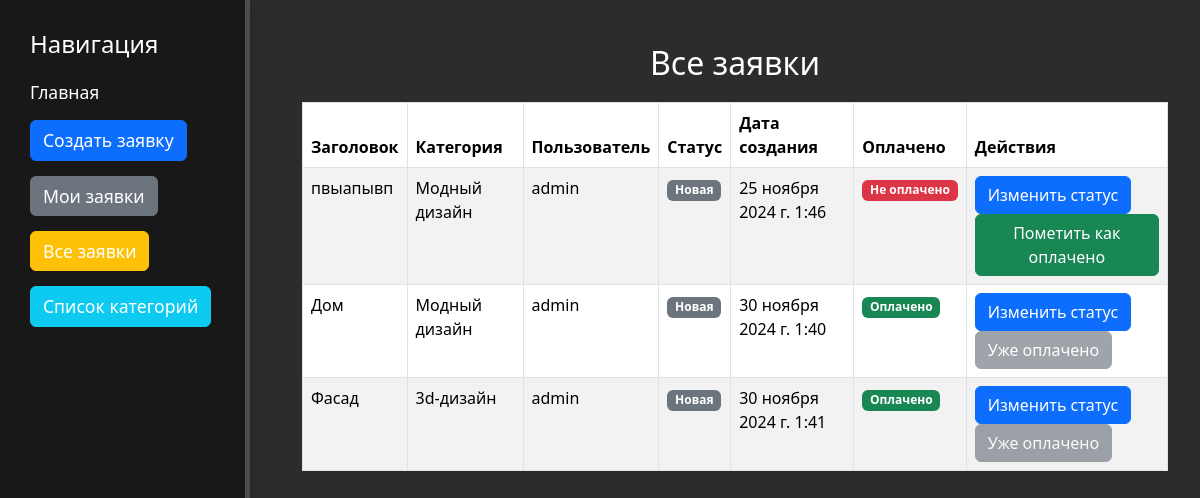
/admin-view-requests/ (signed in), run on the app's committed database.
### studio/models.py (models this page shows, shortened)
class Request(models.Model):
    STATUS_CHOICES = [
        ('new', 'Новая'),
        ('in_progress', 'Принято в работу'),
        ('completed', 'Выполнено'),
    ]
    title = models.CharField(max_length=255)
    description = models.TextField()
    category = models.ForeignKey('Category', on_delete=models.CASCADE)
    photo = models.ImageField(upload_to='request_photos/', null=True, blank=True)
    status = models.CharField(max_length=50, choices=STATUS_CHOICES, default='new')
    user = models.ForeignKey('auth.User', on_delete=models.CASCADE)
    paid = models.BooleanField(default=False)  # Поле, показывающее оплачена ли заявка
    created_at = models.DateTimeField(auto_now_add=True)

class Category(models.Model):
    name = models.CharField(max_length=100)
    description = models.TextField(blank=True, null=True)  # Это поле должно быть здесь!
    comment = models.TextField(blank=True, null=True)

### studio/views.py (the view)
# urls.py: path('admin-view-requests/', views.admin_view_requests, name='admin_view_requests'),  # Новое имя пути
@staff_member_required  # Убедимся, что доступ имеют только администраторы
def admin_view_requests(request):
    requests = Request.objects.all()
    return render(request, 'studio/admin_view_requests.html', {'requests': requests})

### Desing_pro/studio/templates/studio/admin_view_requests.html (shortened to what this page needs)
{% extends 'studio/base.html' %}
{% block content %}
  <div class="container mt-4">
    <h1>Все заявки</h1>
    {% if requests %}
      <table class="table table-striped table-bordered">
        <thead class="thead-dark">
          <tr>
            <th>Заголовок</th>
            <th>Категория</th>
            <th>Пользователь</th>
            <th>Статус</th>
            <th>Дата создания</th>
            <th>Оплачено</th>
            <th>Действия</th>
          </tr>
        </thead>
        <tbody>
          {% for request in requests %}
            <tr>
              <td>{{ request.title }}</td>
              <td>{{ request.category.name }}</td>
              <td>{{ request.user.username }}</td>
              <td>
                {% if request.status == 'new' %}
                  <span class="badge bg-secondary">Новая</span>
                {% elif request.status == 'in_progress' %}
                  <span class="badge bg-warning text-dark">Принято в работу</span>
                {% elif request.status == 'completed' %}
                  <span class="badge bg-success">Выполнено</span>
                {% endif %}
              </td>
              <td>{{ request.created_at }}</td>
              <td>
                {% if request.paid %}
                  <span class="badge bg-success">Оплачено</span>
                {% else %}
                  <span class="badge bg-danger">Не оплачено</span>
                {% endif %}
              </td>
              <td>
                {% if request.status != 'completed' %}
                  <a href="{% url 'studio:request_detail' pk=request.pk %}" class="btn btn-primary">Изменить статус</a>
                {% else %}
                  <button class="btn btn-success" disabled>Завершено</button>
                {% endif %}
                {% if not request.paid %}
                  <form method="post" action="{% url 'studio:mark_as_paid' request.id %}" style="display:inline;">
                    <button type="submit" class="btn btn-success">Пометить как оплачено</button>
                  </form>
                {% else %}
                  <button class="btn btn-secondary" disabled>Уже оплачено</button>
                {% endif %}
              </td>
            </tr>
          {% endfor %}
        </tbody>
      </table>
    {% else %}
      <p>Нет заявок для отображения.</p>
    {% endif %}
  </div>
{% endblock %}

### studio/static/css/styles.css (style rules this page uses)
body { background: #2c2c2c; color: #fff; }
a { text-decoration: none; color: #fff }
form { width:100%; }
h1 { margin: auto; }
h1 { text-align: center; font-size: 2rem; color: black; margin-bottom: 20px; }
h1 { font-size: 2rem; color: #fff; margin-bottom: 20px; text-align: center; }

### data on the page
Request: title "пвыапывп", category.name "Модный дизайн", user.username "admin", status "Новая", created_at "25 ноября 2024 г. 1:46", paid "Не оплачено"
Request: title "Дом", category.name "Модный дизайн", user.username "admin", status "Новая", created_at "30 ноября 2024 г. 1:40", paid "Оплачено"
Request: title "Фасад", category.name "3d-дизайн", user.username "admin", status "Новая", created_at "30 ноября 2024 г. 1:41", paid "Оплачено"
